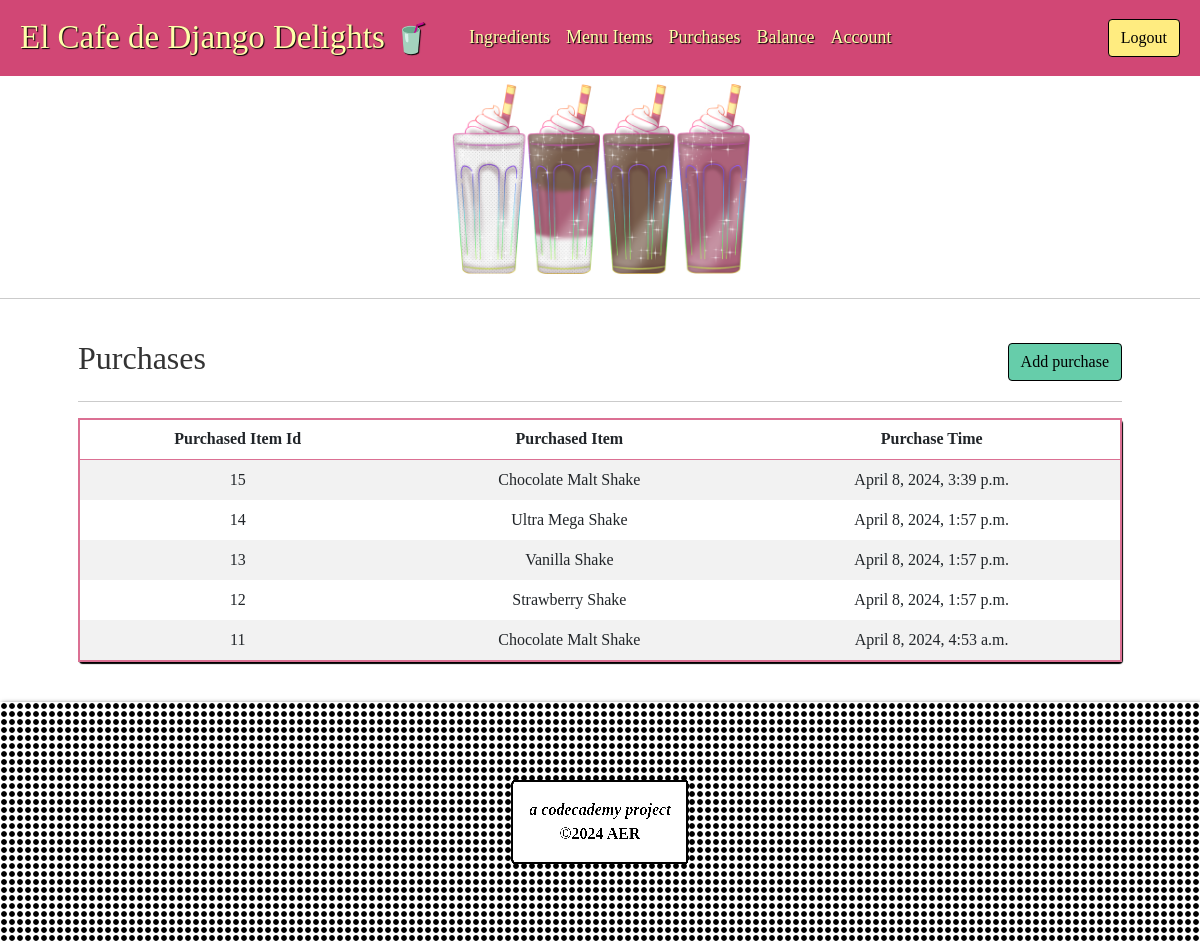
/purchase/list (signed in), run on the app's committed database.
### inventory/models.py (models this page shows, shortened)
class Purchase(models.Model):
    menu_item = models.ForeignKey(MenuItem, on_delete=models.CASCADE)
    timestamp = models.DateTimeField(auto_now=True)

class MenuItem(models.Model):
    title = models.CharField(max_length=128)
    price = models.DecimalField(decimal_places=2, max_digits=5)

### inventory/views.py (the view)
# urls.py: path("purchase/list", views.PurchaseList.as_view(), name="purchaselist"),
class PurchaseList(LoginRequiredMixin, ListView):
  model = Purchase
  template_name = "inventory/purchase_list.html"

### inventory/templates/inventory/purchase_list.html (shortened to what this page needs)
{% extends 'base.html' %}
{% load static %}
{% block head %}
  <link rel="stylesheet" href="{% static 'inventory/style.css' %}">
{% endblock %}
{% block content %}
<div class="container-fluid p-4">
  <div class="container">
    <div class="d-flex flex-row justify-content-between align-items-center">
		<h2>Purchases</h2>
		<a role="button" class="btn btn-success text-light" href="{% url 'purchasecreate' %}">Add purchase</a>
	</div>
	<hr>
    <table class="table table-striped">
      <tr>
        <tr>
		  <th>Purchased Item Id</th>
		  <th>Purchased Item</th>
          <th>Purchase Time</th>
        </tr>
      </tr>
      {% for purchase in object_list|dictsortreversed:"timestamp" %}
      <tr>
	    <td>{{ purchase.id }}</td>
        <td>{{ purchase.menu_item.title | title}}</td>
		<td>{{ purchase.timestamp }}</td>
      </tr>
      {% endfor %}
    </table>
  </div>
</div>
{% endblock %}

### inventory/templates/base.html (shortened to what this page needs)
<!DOCTYPE html>
<html lang="en">
<head>
	<link href="https://cdn.jsdelivr.net/npm/bootstrap@5.1.3/dist/css/bootstrap.min.css" rel="stylesheet">
	{% block head %}{% endblock %}
</head>
<body>
	<div class="container-fluid px-0">
		<div class="header px-2">
			<nav class="navbar navbar-expand-lg navbar-light">
				<div class="container-fluid">
					<a class="navbar-brand" href="{% url 'home' %}">El Cafe de Django Delights&nbsp;<small>&#129380;</small></a>
					<div class="collapse navbar-collapse" id="navbarText">
					<ul class="navbar-nav ms-3 me-auto mb-2 mb-lg-0">
						<li class="nav-item">
							<a class="nav-link" href="{% url 'ingredientlist'%}">Ingredients</a>
						</li>
						<li class="nav-item">
							<a class="nav-link" href="{% url 'menuitemlist'%}">Menu Items</a>
						</li>
						<li class="nav-item">
							<a class="nav-link" href="{% url 'purchaselist'%}">Purchases</a>
						</li>
						<li class="nav-item">
							<a class="nav-link" href="{% url 'show_profit' %}">Balance</a>
						</li>
						<li class="nav-item">
							<a class="nav-link" href="{% url 'profile' %}">Account</a>
						</li>
					</ul>
					<span class="navbar-text">
						{% if user.username %}
							<a role="button" class="text-decoration-none btn btn-warning" href="{% url 'logout' %}">Logout</a>
						{% endif %}
					</span>
					</div>
				</div>
			</nav>
		</div>
	</div>
	<div class="d-flex justify-content-center p-2">
        <picture>
            <source media="(max-width: 600px)" srcset="{% static 'inventory/shakes_sm.webp' %}" width="200" height="127" type="image/webp">
            <source media="(min-width: 768px)" srcset="{% static 'inventory/shakes.webp' %}" width="300" height="190" type="image/webp">
            <img src="{% static 'inventory/shakes.webp' %}" width="300" height="190" alt="AER company logo">
        </picture>
	</div>
	<hr>
	<div class="container">
		{% block content %}
		{% endblock %}
	</div>
	<footer>
		<div id="fancy">
			<div id="inside-fancy" class="d-flex justify-content-center p-3">
				<span><i>a codecademy project</i><br>&copy;2024 AER<span>
			</div>
		</div>
	</footer>
</body>
</html>

### inventory/static/inventory/style.css (style rules this page uses)
html { font-size: 16px; }
body { color: #333; margin: 0; padding: 0; font-family: 'Times New Roman', serif; }
.header { background-color: #d14775; font-family: 'Times New Roman', serif; color: #131200; padding: 0 }
a:link,a:visited { color: #4B0082 }
.navbar { background-color: #d14775; }
.navbar-brand { font-size: 33px; font-family: Vivaldi, "Comic Sans", cursive; color: #ffffaa!important; text-shadow: 1px 1px 1px #000!important }
.navbar-brand small { filter: hue-rotate(320deg); }
.nav-link { font-size: 18px; color: #ffffaa!important; text-shadow: 1px 1px 1px #000!important }
.btn-success { color: #000!important;background-color: #66CDAA!important;border-color: #000!important }
.btn-warning { color: #000!important;background-color: #ffec80!important;border-color: #000!important }
.table, form { border: 2px solid #DB7093!important; border-radius: 4px; box-shadow: 1px 2px 1px #000 }
.table th { text-align: center }
.table td { border: none; text-align: center }
#inside-fancy { position: absolute; top: 50%; left: 50%; transform: translate(-50%, -50%); border: 2px solid black; border-radius: 4px; font-weight: bolder; text-align: center; background-color: white }
@media (min-width:576px) { .navbar { font-size: 18px } }
@media (min-width:768px) { .navbar { font-size: 20px } }

### data on the page
Purchase: id "15", menu_item "Chocolate Malt Shake", timestamp "April 8, 2024, 3:39 p.m."
Purchase: id "14", menu_item "Ultra Mega Shake", timestamp "April 8, 2024, 1:57 p.m."
Purchase: id "13", menu_item "Vanilla Shake", timestamp "April 8, 2024, 1:57 p.m."
Purchase: id "12", menu_item "Strawberry Shake", timestamp "April 8, 2024, 1:57 p.m."
Purchase: id "11", menu_item "Chocolate Malt Shake", timestamp "April 8, 2024, 4:53 a.m."
